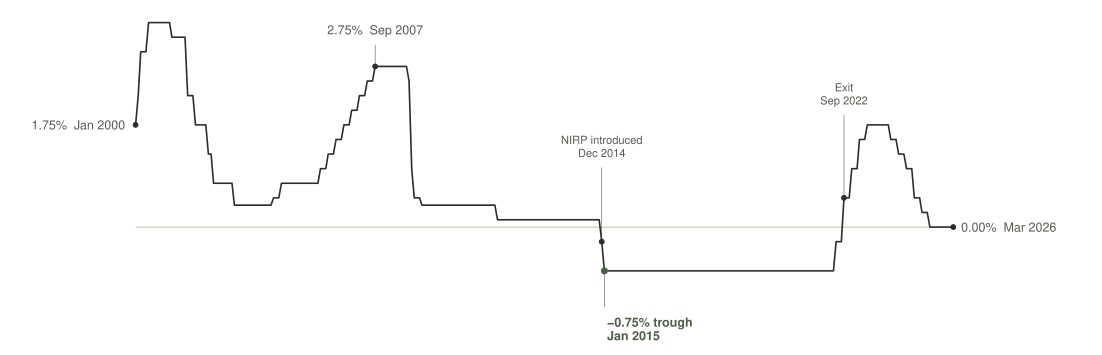

Write R code to recreate this figure.
# Task 7 v2 — SNB policy rate, 2000-2026 (Tufte data-ink rigor).
# v2 changes vs v1:
#   * Added pre-GFC peak (2.75% Sep 2007) as an inline-above anchor so the
#     chart's full vertical range earns a label, and the post-NIRP +1.75%
#     bump reads as a partial recovery to a lower-high (not an all-time peak).
#   * Title/subtitle rewritten in the Quarto file (the previous wording
#     implied a continuous below-zero stretch ending at zero, which the line
#     contradicts — the rate hiked to +1.75% between exit and the 2026 cut).
#
# Sparkline-style: no axes, no ticks, no gridlines, no border, no legend.
# The line + 6 annotations carry every piece of information.
# Heritage Red is used exactly once (the -0.75% trough) as the single
# preattentive cue. Faint zero reference is the only non-line ink, and
# it is data-relevant: the rate crosses zero twice.
#
# Source: Swiss National Bank, "Official rates of the SNB" cube `snboffzisa`,
# data portal data.snb.ch. Splice: LIBOR target band mid (UG0+OG0)/2 for
# pre-Jun-2019 + SNB Leitzins (LZ) for Jun-2019 onward. The SNB itself
# treats this as one continuous policy-rate history.

setwd("/Users/alexanderweber/Documents/hsg/6_semester/data_visualization_with_ai")

suppressPackageStartupMessages({
  library(dplyr)
  library(readr)
  library(tidyr)
  library(ggplot2)
})

source("design_system.R")

chart_family <- ""  # PDF-native fallback; see task_02 / task_05 notes.

# Read the SNB CSV. The file has 3 metadata rows + a UTF-8 BOM above
# the actual column header (`Date;D0;Value`), so skip = 3 lets readr
# pick up the header on the next line.
raw <- read_delim(
  "data/task_07/snboffzisa.csv",
  delim = ";",
  skip  = 3,
  col_types = cols(Date = col_character(),
                   D0   = col_character(),
                   Value = col_character()),
  show_col_types = FALSE
) %>%
  mutate(date  = as.Date(paste0(Date, "-15")),
         Value = suppressWarnings(as.numeric(Value)))

# Splice the two series.
band_mid <- raw %>%
  filter(D0 %in% c("UG0", "OG0")) %>%
  select(date, D0, Value) %>%
  pivot_wider(names_from = D0, values_from = Value) %>%
  mutate(rate = (UG0 + OG0) / 2) %>%
  filter(!is.na(rate), date < as.Date("2019-06-01")) %>%
  select(date, rate)

leitzins <- raw %>%
  filter(D0 == "LZ", !is.na(Value), date >= as.Date("2019-06-01")) %>%
  select(date, rate = Value)

policy <- bind_rows(band_mid, leitzins) %>%
  arrange(date) %>%
  filter(date >= as.Date("2000-01-01"))

cat("Series rows:", nrow(policy),
    " range:", as.character(min(policy$date)), "to",
                as.character(max(policy$date)), "\n")
cat("Trough:", min(policy$rate),
    " peak:", max(policy$rate), "\n")

# Annotation table. Each row corresponds to a single data point on the line.
# Endpoint labels sit inline with the data value (Tufte's sparkline pattern):
# label x-offset is to the left of the start point and to the right of the
# end point, label y is the rate value itself, so the labels never overlap
# the line. Event and trough labels sit off the line, anchored by faint
# leader segments. Five annotations, each one earns its place:
#   - start anchor (where the chart begins)
#   - NIRP introduction (regime change)
#   - trough (extreme value, the story)
#   - exit from negative rates (regime change)
#   - end anchor (where the chart ends)
ann <- tibble::tribble(
  ~date,                  ~rate,  ~label,                       ~lbl_x,                   ~lbl_y,  ~role,
  as.Date("2000-01-15"),   1.75,  "1.75%  Jan 2000",            as.Date("1999-09-15"),     1.75,   "endpoint_left",
  as.Date("2007-09-15"),   2.75,  "2.75%  Sep 2007",            as.Date("2007-09-15"),     3.30,   "peak_above",
  as.Date("2014-12-15"),  -0.25,  "NIRP introduced\nDec 2014",  as.Date("2014-12-15"),     1.20,   "event_above",
  as.Date("2015-01-15"),  -0.75,  "-0.75% trough\nJan 2015",    as.Date("2015-02-15"),    -1.55,   "trough",
  as.Date("2022-09-15"),   0.50,  "Exit\nSep 2022",             as.Date("2022-09-15"),     2.10,   "event_above",
  as.Date("2026-03-15"),   0.00,  "0.00%  Mar 2026",            as.Date("2026-06-15"),     0.00,   "endpoint_right"
)

# Faint leader lines from data point to label. Stop the leader short of
# the label (gap_y) so the leader and text don't kiss.
gap_y <- 0.18
leaders <- ann %>%
  filter(role %in% c("event_above", "trough", "peak_above")) %>%
  mutate(x = date, xend = date, y = rate,
         yend = lbl_y - ifelse(lbl_y > rate, gap_y, -gap_y))

p <- ggplot(policy, aes(x = date, y = rate)) +
  # 1) Faint zero reference. The rate crosses this twice — data-relevant.
  #    Drawn only over the data range so it doesn't strike through the
  #    end-of-series label that sits at y = 0.
  annotate("segment",
           x = min(policy$date), xend = max(policy$date),
           y = 0, yend = 0,
           color = pg_palette$dark_quartz, linewidth = 0.25) +
  # 2) Leader lines (very thin, alloy gray) from data point to off-line labels.
  geom_segment(data = leaders,
               aes(x = x, xend = xend, y = y, yend = yend),
               color = pg_palette$alloy, linewidth = 0.2,
               inherit.aes = FALSE) +
  # 3) The data line.
  geom_line(color = pg_palette$onyx, linewidth = 0.55) +
  # 4) Markers at annotated points (small filled dots).
  geom_point(data = ann %>% filter(!role %in% c("trough")),
             aes(x = date, y = rate),
             color = pg_palette$onyx, size = 1.3) +
  geom_point(data = ann %>% filter(role == "trough"),
             aes(x = date, y = rate),
             color = pg_palette$heritage_red, size = 1.7) +
  # 5) Endpoint label, left side (start of series). hjust = 1 right-aligns
  #    the text so it sits to the LEFT of lbl_x, clearing the rising line.
  geom_text(data = ann %>% filter(role == "endpoint_left"),
            aes(x = lbl_x, y = lbl_y, label = label),
            family = chart_family, size = 3.0,
            color = pg_palette$alloy,
            hjust = 1, vjust = 0.5) +
  # 6) Endpoint label, right side (end of series). hjust = 0 left-aligns
  #    the text so it sits to the RIGHT of the end point.
  geom_text(data = ann %>% filter(role == "endpoint_right"),
            aes(x = lbl_x, y = lbl_y, label = label),
            family = chart_family, size = 3.0,
            color = pg_palette$alloy,
            hjust = 0, vjust = 0.5) +
  # 7) Event labels above the line (NIRP intro, exit).
  geom_text(data = ann %>% filter(role == "event_above"),
            aes(x = lbl_x, y = lbl_y, label = label),
            family = chart_family, size = 2.9,
            color = pg_palette$alloy,
            hjust = 0.5, vjust = 0,
            lineheight = 0.95) +
  # 7b) Pre-GFC peak label (above the line).
  geom_text(data = ann %>% filter(role == "peak_above"),
            aes(x = lbl_x, y = lbl_y, label = label),
            family = chart_family, size = 3.0,
            color = pg_palette$alloy,
            hjust = 0.5, vjust = 0) +
  # 8) Trough label (red, the single preattentive emphasis).
  geom_text(data = ann %>% filter(role == "trough"),
            aes(x = lbl_x, y = lbl_y, label = label),
            family = chart_family, size = 3.0,
            color = pg_palette$heritage_red,
            hjust = 0, vjust = 1, fontface = "bold",
            lineheight = 0.95) +
  # Coordinate system: pad x generously on both sides for inline labels,
  # pad y enough that off-line callouts don't clip.
  # `clip = "off"` lets endpoint labels extend past the panel bounds
  # without being cut by ggplot's default panel clipping.
  scale_x_date(expand = expansion(mult = c(0.10, 0.12))) +
  scale_y_continuous(limits = c(-2.0, 3.7),
                     expand = expansion(mult = c(0, 0))) +
  coord_cartesian(clip = "off") +
  labs(x = NULL, y = NULL) +
  theme_void(base_family = chart_family) +
  # Generous side margins because clip = "off" lets labels reach the page edge.
  theme(plot.margin = margin(t = 8, r = 30, b = 8, l = 30))

out_pdf <- "iterations/task_07/v2/snb_rate_v2.pdf"
ggsave(out_pdf, p, width = 28, height = 9, units = "cm", device = "pdf")
cat("Saved:", out_pdf, "\n")
